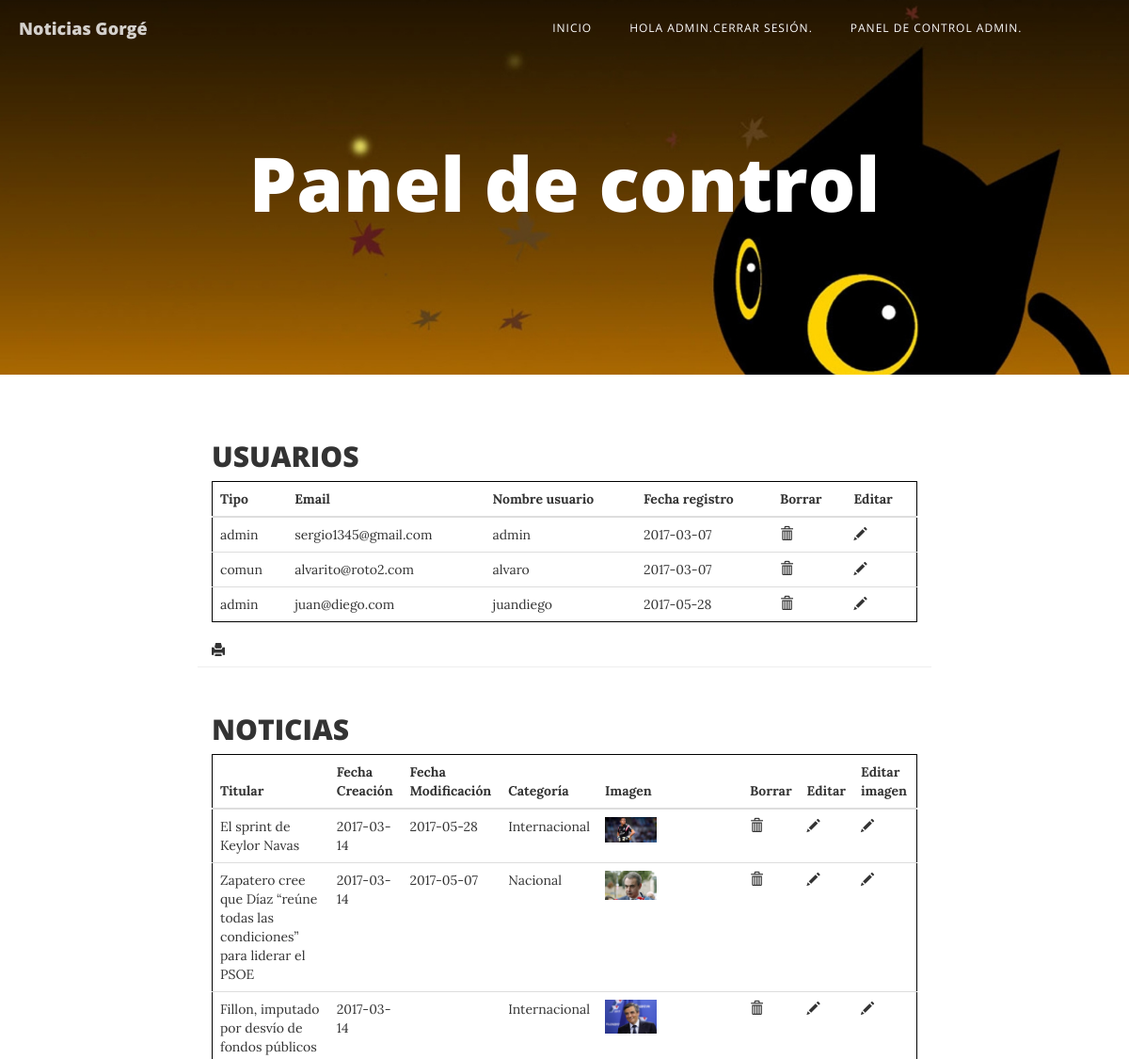
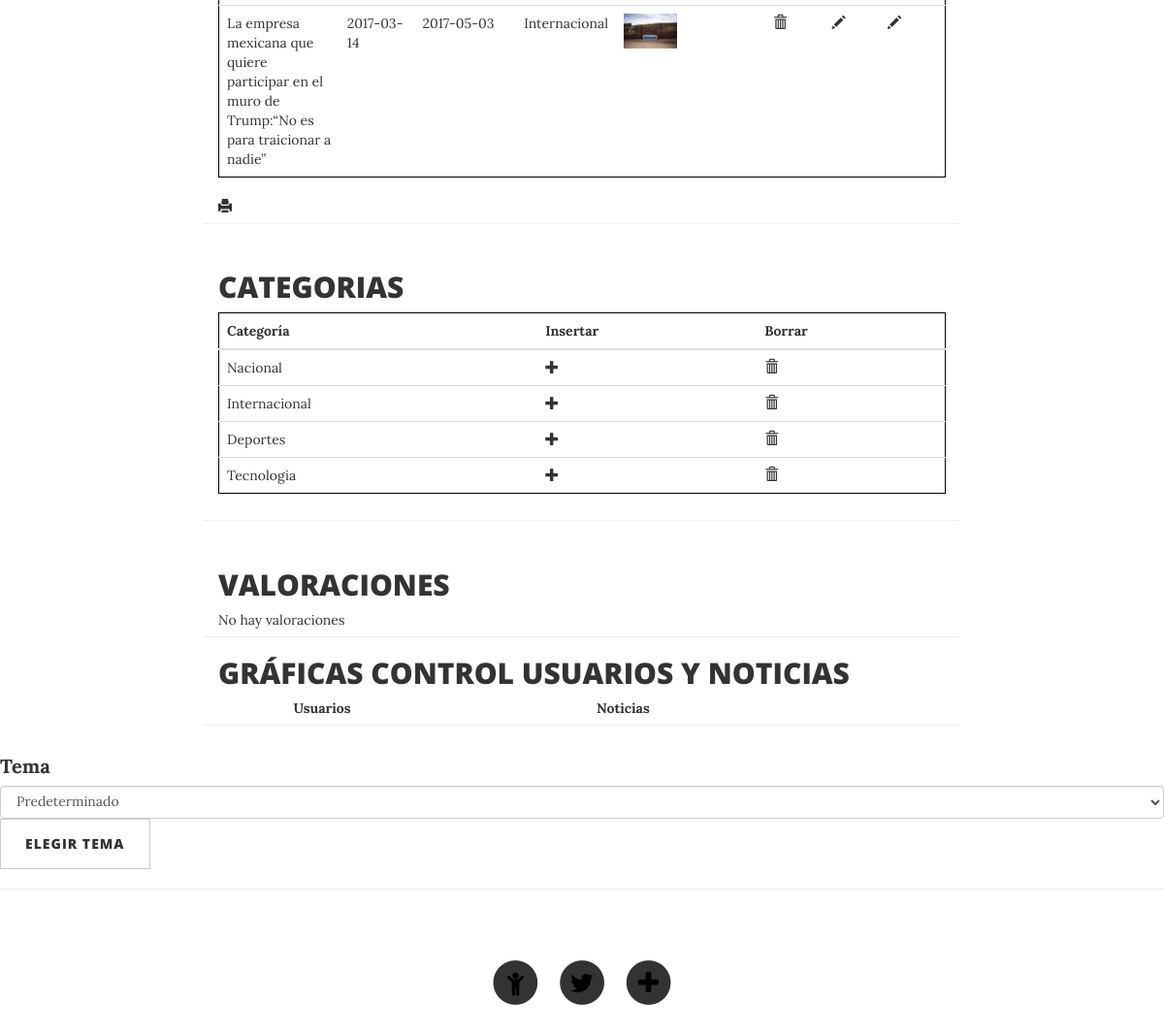
Page /admin/paneladmin.php (signed in) on the committed database (2 pictures, top to bottom).
### tables this page shows
CREATE TABLE `usuarios` (
  `idUsuario` int(11) NOT NULL,
  `tipo` enum('admin','comun') NOT NULL,
  `password` varchar(50) NOT NULL,
  `email` varchar(255) NOT NULL,
  `nombre_usuario` varchar(50) NOT NULL,
  `fecha_registro` date NOT NULL,
  `tema` varchar(255) DEFAULT 'Predeterminado'
);

CREATE TABLE `noticia` (
  `idNoticia` int(11) NOT NULL,
  `titular` varchar(255) NOT NULL,
  `cuerpo` text NOT NULL,
  `fCreacion` date NOT NULL,
  `fPublicacion` date NOT NULL,
  `fModificacion` date DEFAULT NULL,
  `idUsuario` int(11) NOT NULL,
  `idCategoria` int(5) NOT NULL,
  `image` varchar(255) NOT NULL
);

CREATE TABLE `categorias` (
  `idCategoria` int(5) NOT NULL,
  `valor` varchar(255) NOT NULL
);

### admin/paneladmin.php (the view, shortened to what this page needs)
<!DOCTYPE html>
<html lang="en">
<?php
  require_once("../conexionbd.php");
?>
<head>
    <?php
      include("selectema.php");
     ?>
    <link href="../vendor/font-awesome/css/font-awesome.min.css" rel="stylesheet" type="text/css">
</head>
<body>
  <?php
    include_once("header.php");
   ?>
    <header class="intro-header" style="background-image: url('../img/gatito.jpg')">
        <div class="container">
            <div class="row">
                <div class="col-lg-8 col-lg-offset-2 col-md-10 col-md-offset-1">
                    <div class="page-heading">
                        <h1>Panel de control</h1>
                    </div>
                </div>
            </div>
        </div>
    </header>
    <div class="container">
      <div class="row">
            <div class="col-lg-8 col-lg-offset-2 col-md-10 col-md-offset-1">
                  <div class="row control-group">
                      <div class="form-group col-xs-12 floating-label-form-group controls">
                          <h2>USUARIOS</h2>
                          <?php
                                     if ($result = $connection->query("SELECT *
                                        FROM usuarios;")) {
                                          if($result->num_rows==0){
                                            echo "No hay usuarios";
                                          }else{
                                         echo"<table style='border:1px solid black' class='table'>";
                                         echo"<thead>";
                                         echo"<tr>";
                                         echo"<th>Tipo </th>";
                                         echo"<th>Email </th>";
                                         echo"<th>Nombre usuario </th>";
                                         echo"<th>Fecha registro </th>";
                                         echo "<th>Borrar</th>";
                                         echo "<th>Editar</th>";
                                         echo"</thead>";
                                             while($obj = $result->fetch_object()) {
                                                 echo "<tr>";
                                                 echo "<td>".$obj->tipo."</td>";
                                                 echo "<td>".$obj->email."</td>";
                                                 echo "<td>".$obj->nombre_usuario."</td>";
                                                 echo "<td>".$obj->fecha_registro."</td>";
                                                 echo "<td>
                                                 <a href='borrar/borrar.php?id=$obj->idUsuario'>
                                                 <i type='submit' class='glyphicon glyphicon-trash' name='borrar'></i></a>
                                                 </td>";
                                                 echo "<td>
                                                 <a href='edituseradmin.php?id=$obj->idUsuario'>
                                                 <i type='submit' class='glyphicon glyphicon-pencil' name='borrar'></i></a>
                                                 </td>";
                                                 echo "</tr>";
                                             }
                                             echo"</table>";
                                                echo"<a href=imprimirtabla.php>
                                                 <i type='submit' class='glyphicon glyphicon-print' name='imprimir'></i></a>
                                                 </td>";
                                           }
                                           }
                                          ?>
                </div>
                </div>
                </div>
            </div>
        </div>
        <div class="container">
            <div class="row">
                <div class="col-lg-8 col-lg-offset-2 col-md-10 col-md-offset-1">
                      <div class="row control-group">
                         <div class="form-group col-xs-12 floating-label-form-group controls">
                              <h2>NOTICIAS</h2>
                              <?php
                                         if ($result = $connection->query("SELECT noticia.*,categorias.*
                                            FROM noticia join categorias on noticia.idcategoria=categorias.idcategoria;")) {
                                              if($result->num_rows==0){
                                                    echo "No hay noticias. <a href=anadirnoticia.php>Añadir una</a> ";
                                                    }else{
                                                    echo"<table style='border:1px solid black' class='table'>";
                                                    echo"<thead>";
                                                    echo"<tr>";
                                                    echo"<th>Titular </th>";
                                                    echo"<th>Fecha Creación </th>";
                                                    echo"<th>Fecha Modificación </th>";
                                                    echo "<th>Categoría</th>";
                                                    echo "<th>Imagen</th>";
                                                    echo "<th>Borrar</th>";
                                                    echo "<th>Editar</th>";
                                                    echo "<th>Editar imagen</th>";
                                                    echo"</thead>";
                                                        while($obj = $result->fetch_object()) {
                                                            echo "<tr>";
                                                            echo "<td><a href='../notcompleta.php?id=$obj->idNoticia'>".$obj->titular."</td>";
                                                            echo "<td>".$obj->fCreacion."</td>";
                                                            echo "<td>".$obj->fModificacion."</td>";
                                                            echo "<td>".$obj->valor."</td>";
                                                            echo '<td><img src="'.$obj->image.'" width=40% /></td>';
                                                            echo "<td>
                                                            <a href='borrar/borrarnot.php?id=$obj->idNoticia'>
                                                            <i type='submit' class='glyphicon glyphicon-trash' name='borrar'></i></a>
                                                            </td>";
                                                          echo "<td>
                                                          <a href='editarnot.php?id=$obj->idNoticia'>
                                                          <i type='submit' class='glyphicon glyphicon-pencil' name='borrar'></i></a>
                                                          </td>";
                                                          echo "<td>
                                                          <a href='editarfoto.php?id=$obj->idNoticia'>
                                                          <i type='submit' class='glyphicon glyphicon-pencil' name='borrar'></i></a>
                                                          </td>";
                                                            echo "</tr>";
                                                        }
                                                         echo"</table>";
                                                            echo"<a href=imprimirnot.php>
                                                 <i type='submit' class='glyphicon glyphicon-print' name='imprimir'></i></a>
                                                 </td>";
                                                        }
                                                      }
                                                     ?>
                                 </div>
                               </div>
                               </div>
                       </div>
                   </div>
                    <div class="container">
                        <div class="row">
                            <div class="col-lg-8 col-lg-offset-2 col-md-10 col-md-offset-1">
                                  <div class="row control-group">
                                     <div class="form-group col-xs-12 floating-label-form-group controls">
                                          <h2>CATEGORIAS</h2>
                                          <?php
                                                if ($result = $connection->query("SELECT * FROM
                                                  categorias;")) {
                                                    if($result->num_rows==0){
                                                     echo "No hay categorías. <a href=anadircategoria2.php>Añadir una</a> ";
                                                     }else{
                                                    echo"<table style='border:1px solid black' class='table''>";
                                                    echo"<thead>";
                                                    echo"<tr>";
                                                    echo "<th>Categoría</th>";
                                                    echo"<th>Insertar</th>";
                                                    echo "<th>Borrar</th>";
                                                   echo"</thead>";
                                                        while($obj = $result->fetch_object()) {
                                                            echo "<tr>";
                                                            echo "<td>".$obj->valor."</td>";
                                                            echo "<td>
                                                            <a href='anadircategoria2.php'>
                                                            <i type='submit' class='glyphicon glyphicon-plus' name='borrar'></i></a>
                                                            </td>";
                                                            echo "<td>
                                                            <a href='borrar/borrarcat.php?id=$obj->idCategoria'>
                                                            <i type='submit' class='glyphicon glyphicon-trash' name='borrar'></i></a>
                                                            </td>";
                                                            echo "</tr>";
                                                        }
                                                            echo"</table>";
                                                        }
                                                      }
                                                     ?>
                                 </div>
                               </div>
                               </div>
                       </div>
                   </div>
                                <div class="container">
                                    <div class="row">
                                        <div class="col-lg-8 col-lg-offset-2 col-md-10 col-md-offset-1">
                                              <div class="row control-group">
                                                 <div class="form-group col-xs-12 floating-label-form-group controls">
                                                      <h2>VALORACIONES</h2>
                                                      <?php
                                                                 if ($result = $connection->query("SELECT valoraciones.idvaloracion,
                                                                   valoraciones.nota as valoracion,valoraciones.fvaloracion, noticia.titular,usuarios.nombre_usuario
                                                                    FROM valoraciones join noticia on valoraciones.idnoticia=noticia.idnoticia join usuarios on
                                                                    valoraciones.idusuario=usuarios.idusuario order by fvaloracion;")) {
                                                                      if ($result->num_rows==0) {
                                                                       echo"No hay valoraciones";
                                                                       }
                                                                       }
                                                                      ?>
                                                  </div>
                                                </div>
                                                </div>
                                              </div>
                                        </div>
                <div class="container">
            <div class="row">
                <div class="col-lg-8 col-lg-offset-2 col-md-10 col-md-offset-1">
                      <div class="row control-group">
                         <div class="form-group col-xs-12 floating-label-form-group controls">
                          <h2>GRÁFICAS CONTROL USUARIOS Y NOTICIAS</h2>
                         <b class="col-lg-4 col-lg-offset-1 col-md-5 col-md-offset-1">Usuarios<div id="chart_div2"></div></b>
                         <b class="col-lg-4 col-lg-offset-1 col-md-5 col-md-offset-1">Noticias<div id="chart_div">  </div></b>
                         </div>
                         </div>
                         </div>
                         </div>
                         </div>                                    </br>
<?php
  include("footeradmin.php");
 ?>
</body>
</html>

### css/Predeterminado.css (style rules this page uses)
a,body { color:#333 }
navbar-custom .nav li a,.navbar-custom .navbar-brand,h1,h2,h3,h4,h5,h6 { font-weight:800 }
.caption,.intro-header .page-heading,.intro-header .site-heading,footer .copyright { text-align:center }
body { font-family:Lora,'Times New Roman',serif;font-size:20px;-webkit-tap-highlight-color:#0085A1 }
.intro-header .page-heading .subheading,.intro-header .post-heading .subheading,.intro-header .site-heading .subheading,.navbar-custom,h1,h2,h3,h4,h5,h6 { font-family:'Open Sans','Helvetica Neue',Helvetica,Arial,sans-serif }
.intro-header { background:center center no-repeat;-webkit-background-size:cover;-moz-background-size:cover;background-size:cover;-o-background-size:cover;margin-bottom:50px }
.intro-header .page-heading,.intro-header .post-heading,.intro-header .site-heading { padding:100px 0 50px;color:#fff }
.intro-header .page-heading h1,.intro-header .site-heading h1 { margin-top:0;font-size:50px }
@media only screen and (min-width:768px) { .intro-header .page-heading,.intro-header .post-heading,.intro-header .site-heading { padding:150px 0 } }
@media only screen and (min-width:768px) { .intro-header .page-heading h1,.intro-header .site-heading h1 { font-size:80px } }
.floating-label-form-group { font-size:14px;position:relative;margin-bottom:0;padding-bottom:.5em;border-bottom:1px solid #eee }

### rows in the picture
usuarios: tipo "admin", email "sergio1345@gmail.com", nombre_usuario "admin", fecha_registro "2017-03-07"
usuarios: tipo "comun", email "alvarito@roto2.com", nombre_usuario "alvaro", fecha_registro "2017-03-07"
usuarios: tipo "admin", email "juan@diego.com", nombre_usuario "juandiego", fecha_registro "2017-05-28"
noticia: titular "El sprint de Keylor Navas", fCreacion "2017-03-14", fModificacion "2017-05-28", idCategoria.valor "Internacional", image (picture)
noticia: titular "Zapatero cree que Díaz “reúne todas las condiciones” para liderar el PSOE", fCreacion "2017-03-14", fModificacion "2017-05-07", idCategoria.valor "Nacional", image (picture)
noticia: titular "Fillon, imputado por desvío de fondos públicos", fCreacion "2017-03-14", idCategoria.valor "Internacional", image (picture)
noticia: titular "La empresa mexicana que quiere participar en el muro de Trump:“No es para traicionar a nadie”", fCreacion "2017-03-14", fModificacion "2017-05-03", idCategoria.valor "Internacional", image (picture)
categorias: valor "Nacional"
categorias: valor "Internacional"
categorias: valor "Deportes"
categorias: valor "Tecnologia"

### other values in the picture
$_SESSION['username'] "ADMIN"
